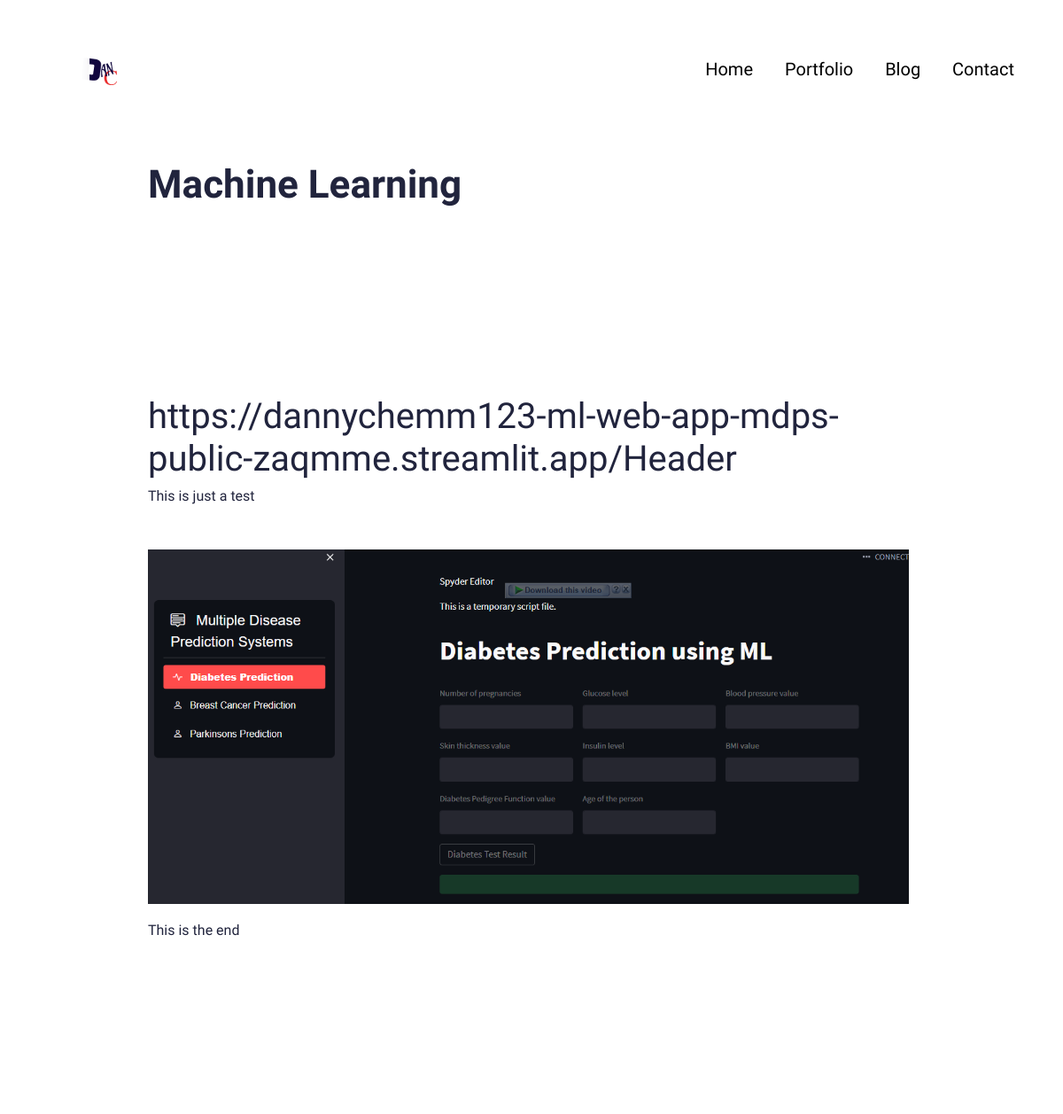
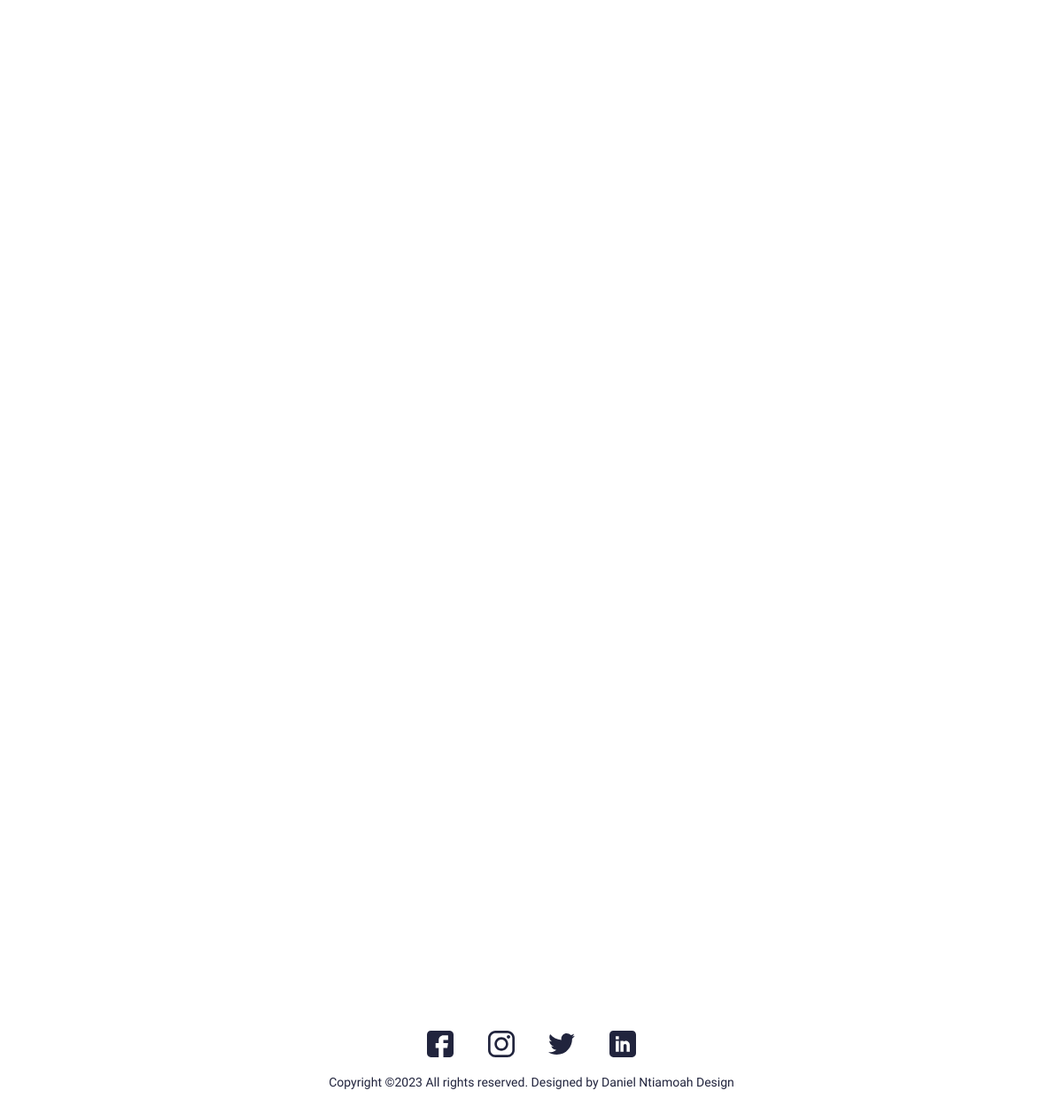
Page /portfolio/test on the committed database (2 pictures, top to bottom).
### main/models.py (models this page shows, shortened)
class Portfolio(models.Model):
    class Meta:
        verbose_name_plural='Portfolio Profiles'
        verbose_name='Portfolio'
        ordering=['name']
    date=models.DateTimeField(blank=True,null=True)
    name=models.CharField(max_length=200,blank=True,null=True)
    description=models.CharField(max_length=200, blank=True,null=True)
    body=RichTextField(blank=True,null=True)
    image=models.ImageField(blank=True,null=True,upload_to='portfolio')
    slug=models.SlugField(blank=True,null=True)
    is_active=models.BooleanField(default=True)

### main/views.py (the view)
# urls.py: path('portfolio/<slug:slug>',views.PortfolioDetailView.as_view(),name='portfolio'),
class PortfolioDetailView(generic.DetailView):
    model=Portfolio
    template_name= 'main/portfolio-detail.html'

### resume_demo/context_processors.py (called while the page is built)
def project_context(request):
    context = {
        'me': User.objects.first(),
    }
    return context

### main/templates/main/portfolio-detail.html (shortened to what this page needs)
{% extends 'main/base.html' %}
{% load static %}
{% block content %}
<section>
  <div class="innerPageBannerCol">
    <div class="container">
      <div class="row g-4 g-md-3  align-items-center">
        <div class="col-md-6">
          <div class="bannerContent">
            <h1 class="xlTitle pb-md-3">{{object.name}}</h1>
          </div>
        </div>
      </div>
    </div>
  </div>
</section>
<section>
  <div class="sectionSpaceSm">
    <div class="container">
      {{object.body|safe}}
    </div>
  </div>
</section>
{%endblock%}

### static/css/style.css (style rules this page uses)
:root { --primaryColor: #9C07B6; --primaryDarkColor: #3D0048; --primaryHoverColor: #900AA8; --secondaryColor: #F9B000; --baseColor: #21243D; --baseFont: 'Heebo', sans-serif; --titleFont: 'Courier Prime', monospace; --regular: 400; --medium: 500; --bold: 700; --black: 900; --lightBg: #F1F1F1; }
html { scroll-behavior: smooth; }
body { font-family: var(--baseFont); color: var(--baseColor); line-height: normal; }
img { max-width: 100%; }
a { color: inherit; }
a, .btn { -webkit-transition: all 300ms ease-in-out 0s; -o-transition: all 300ms ease-in-out 0s; transition: all 300ms ease-in-out 0s; text-decoration: none; }
.xlTitle { font-size: 44px; line-height: 1.3; font-weight: var(--bold); font-family: var(--titleFont) }
.sectionSpaceSm { padding: 35px 0; }
.innerPageBannerCol { padding: 180px 0 150px; }
@media (min-width:992px) { .container, .container-lg, .container-md, .container-sm, .container-xl, .container-xxl { max-width: 890px; } }

### rows in the picture
Portfolio: name "Machine Learning", body "https://dannychemm123-ml-web-app-mdps-public-zaqmme.streamlit.app/ Header This is just a test This is the end", body (picture)
